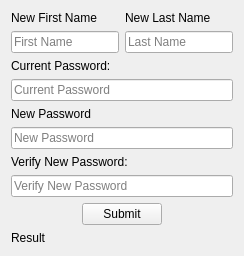
      <widget class="QWidget" name="account_management_page">
       <layout class="QVBoxLayout" name="verticalLayout_22">
        <item>
         <layout class="QHBoxLayout" name="horizontalLayout_19">
          <item>
           <spacer name="spacer_4">
            <property name="orientation">
             <enum>Qt::Horizontal</enum>
            </property>
            <property name="sizeHint" stdset="0">
             <size>
              <width>0</width>
              <height>0</height>
             </size>
            </property>
           </spacer>
          </item>
          <item>
           <layout class="QVBoxLayout" name="verticalLayout_29">
            <item>
             <layout class="QHBoxLayout" name="horizontalLayout_20">
              <item>
               <layout class="QVBoxLayout" name="verticalLayout_30">
                <item>
                 <widget class="QLabel" name="account_management_first_name_label">
                  <property name="text">
                   <string>New First Name</string>
                  </property>
                 </widget>
                </item>
                <item>
                 <widget class="QLineEdit" name="account_management_first_name_input">
                  <property name="placeholderText">
                   <string>First Name</string>
                  </property>
                 </widget>
                </item>
               </layout>
              </item>
              <item>
               <layout class="QVBoxLayout" name="verticalLayout_31">
                <item>
                 <widget class="QLabel" name="account_management_last_name_label">
                  <property name="text">
                   <string>New Last Name</string>
                  </property>
                 </widget>
                </item>
                <item>
                 <widget class="QLineEdit" name="account_management_last_name_input">
                  <property name="placeholderText">
                   <string>Last Name</string>
                  </property>
                 </widget>
                </item>
               </layout>
              </item>
             </layout>
            </item>
            <item>
             <widget class="QLabel" name="account_management_old_password_label">
              <property name="sizePolicy">
               <sizepolicy hsizetype="Preferred" vsizetype="Fixed">
                <horstretch>0</horstretch>
                <verstretch>0</verstretch>
               </sizepolicy>
              </property>
              <property name="text">
               <string>Current Password:</string>
              </property>
             </widget>
            </item>
            <item>
             <widget class="QLineEdit" name="account_management_old_password_input">
              <property name="sizePolicy">
               <sizepolicy hsizetype="Preferred" vsizetype="Fixed">
                <horstretch>0</horstretch>
                <verstretch>0</verstretch>
               </sizepolicy>
              </property>
              <property name="echoMode">
               <enum>QLineEdit::Password</enum>
              </property>
              <property name="placeholderText">
               <string>Current Password</string>
              </property>
             </widget>
            </item>
            <item>
             <widget class="QLabel" name="account_management_new_password_label">
              <property name="sizePolicy">
               <sizepolicy hsizetype="Preferred" vsizetype="Fixed">
                <horstretch>0</horstretch>
                <verstretch>0</verstretch>
               </sizepolicy>
              </property>
              <property name="text">
               <string>New Password</string>
              </property>
             </widget>
            </item>
            <item>
             <widget class="QLineEdit" name="account_management_new_password_input">
              <property name="sizePolicy">
               <sizepolicy hsizetype="Preferred" vsizetype="Fixed">
                <horstretch>0</horstretch>
                <verstretch>0</verstretch>
               </sizepolicy>
              </property>
              <property name="echoMode">
               <enum>QLineEdit::Password</enum>
              </property>
              <property name="placeholderText">
               <string>New Password</string>
              </property>
             </widget>
            </item>
            <item>
             <widget class="QLabel" name="account_management_verify_new_password_label">
              <property name="sizePolicy">
               <sizepolicy hsizetype="Preferred" vsizetype="Fixed">
                <horstretch>0</horstretch>
                <verstretch>0</verstretch>
               </sizepolicy>
              </property>
              <property name="text">
               <string>Verify New Password:</string>
              </property>
             </widget>
            </item>
            <item>
             <widget class="QLineEdit" name="account_management_new_password_verify_input">
              <property name="sizePolicy">
               <sizepolicy hsizetype="Preferred" vsizetype="Fixed">
                <horstretch>0</horstretch>
                <verstretch>0</verstretch>
               </sizepolicy>
              </property>
              <property name="echoMode">
               <enum>QLineEdit::Password</enum>
              </property>
              <property name="placeholderText">
               <string>Verify New Password</string>
              </property>
             </widget>
            </item>
            <item>
             <layout class="QHBoxLayout" name="horizontalLayout_39">
              <item>
               <spacer name="horizontalSpacer_41">
                <property name="orientation">
                 <enum>Qt::Horizontal</enum>
                </property>
                <property name="sizeHint" stdset="0">
                 <size>
                  <width>40</width>
                  <height>20</height>
                 </size>
                </property>
               </spacer>
              </item>
              <item>
               <widget class="QPushButton" name="account_management_submit_button">
                <property name="sizePolicy">
                 <sizepolicy hsizetype="Preferred" vsizetype="Fixed">
                  <horstretch>0</horstretch>
                  <verstretch>0</verstretch>
                 </sizepolicy>
                </property>
                <property name="text">
                 <string>Submit</string>
                </property>
               </widget>
              </item>
              <item>
               <spacer name="horizontalSpacer_42">
                <property name="orientation">
                 <enum>Qt::Horizontal</enum>
                </property>
                <property name="sizeHint" stdset="0">
                 <size>
                  <width>40</width>
                  <height>20</height>
                 </size>
                </property>
               </spacer>
              </item>
             </layout>
            </item>
            <item>
             <widget class="QLabel" name="account_management_success_output">
              <property name="text">
               <string>Result</string>
              </property>
             </widget>
            </item>
           </layout>
          </item>
          <item>
           <spacer name="spacer_5">
            <property name="orientation">
             <enum>Qt::Horizontal</enum>
            </property>
            <property name="sizeHint" stdset="0">
             <size>
              <width>0</width>
              <height>0</height>
             </size>
            </property>
           </spacer>
          </item>
         </layout>
        </item>
        <item>
         <spacer name="spacer_3">
          <property name="orientation">
           <enum>Qt::Vertical</enum>
          </property>
          <property name="sizeHint" stdset="0">
           <size>
            <width>0</width>
            <height>0</height>
           </size>
          </property>
         </spacer>
        </item>
       </layout>
      </widget>
